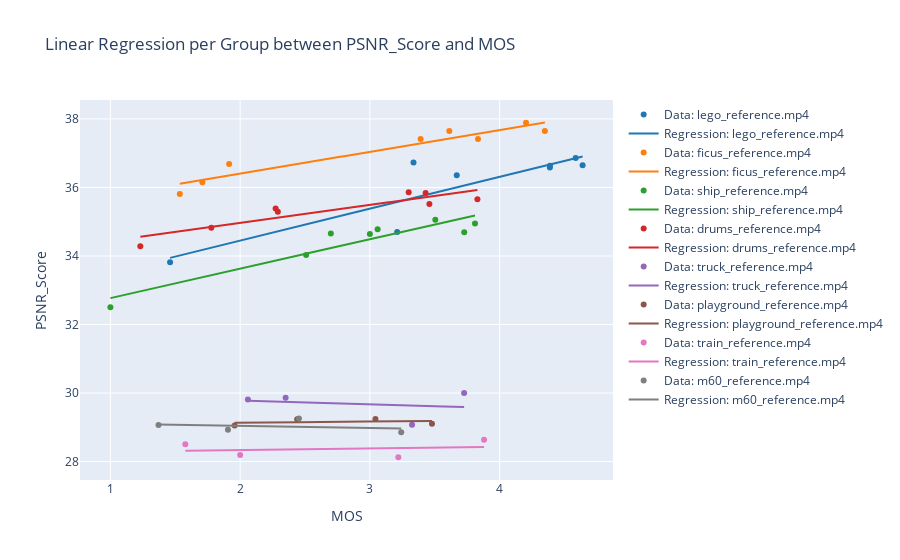

The notebook cell saved with this chart:
### Code cell
display(plot_dists_mos_with_group_regression(scores_df, 'PSNR_Score'))

### Figure 1 — Plotly figure (JSON) as saved in the notebook; plotly's stock layout.template omitted (floating-point values rounded to 4 significant figures; data arrays with more than 128 entries replaced by an {"elided": "..."} marker saying what was removed)
{"data": [{"marker": {"color": "#1f77b4"}, "mode": "markers", "name": "Data: lego_reference.mp4", "type": "scatter", "x": [4.64, 4.586, 4.387, 3.67, 3.336, 4.388, 3.211, 1.46], "y": [36.65, 36.86, 36.58, 36.35, 36.73, 36.63, 34.7, 33.82]}, {"line": {"color": "#1f77b4"}, "mode": "lines", "name": "Regression: lego_reference.mp4", "type": "scatter", "x": {"elided": "400 float values"}, "y": {"elided": "400 float values"}}, {"marker": {"color": "#ff7f0e"}, "mode": "markers", "name": "Data: ficus_reference.mp4", "type": "scatter", "x": [4.349, 4.204, 3.833, 3.612, 1.535, 3.391, 1.709, 1.915], "y": [37.65, 37.89, 37.42, 37.65, 35.81, 37.41, 36.15, 36.68]}, {"line": {"color": "#ff7f0e"}, "mode": "lines", "name": "Regression: ficus_reference.mp4", "type": "scatter", "x": {"elided": "400 float values"}, "y": {"elided": "400 float values"}}, {"marker": {"color": "#2ca02c"}, "mode": "markers", "name": "Data: ship_reference.mp4", "type": "scatter", "x": [3.727, 3.81, 3.504, 3, 3.06, 2.699, 1, 2.509], "y": [34.69, 34.95, 35.06, 34.64, 34.78, 34.66, 32.51, 34.03]}, {"line": {"color": "#2ca02c"}, "mode": "lines", "name": "Regression: ship_reference.mp4", "type": "scatter", "x": {"elided": "400 float values"}, "y": {"elided": "400 float values"}}, {"marker": {"color": "#d62728"}, "mode": "markers", "name": "Data: drums_reference.mp4", "type": "scatter", "x": [3.43, 3.829, 3.459, 3.299, 1.231, 2.273, 2.291, 1.778], "y": [35.84, 35.66, 35.51, 35.86, 34.28, 35.38, 35.29, 34.82]}, {"line": {"color": "#d62728"}, "mode": "lines", "name": "Regression: drums_reference.mp4", "type": "scatter", "x": {"elided": "400 float values"}, "y": {"elided": "400 float values"}}, {"marker": {"color": "#9467bd"}, "mode": "markers", "name": "Data: truck_reference.mp4", "type": "scatter", "x": [3.727, 3.325, 2.06, 2.35], "y": [30.0, 29.07, 29.81, 29.86]}, {"line": {"color": "#9467bd"}, "mode": "lines", "name": "Regression: truck_reference.mp4", "type": "scatter", "x": {"elided": "400 float values"}, "y": {"elided": "400 float values"}}, {"marker": {"color": "#8c564b"}, "mode": "markers", "name": "Data: playground_reference.mp4", "type": "scatter", "x": [3.479, 3.043, 2.44, 1.957], "y": [29.1, 29.24, 29.23, 29.05]}, {"line": {"color": "#8c564b"}, "mode": "lines", "name": "Regression: playground_reference.mp4", "type": "scatter", "x": {"elided": "400 float values"}, "y": {"elided": "400 float values"}}, {"marker": {"color": "#e377c2"}, "mode": "markers", "name": "Data: train_reference.mp4", "type": "scatter", "x": [3.88, 3.219, 2, 1.578], "y": [28.64, 28.13, 28.19, 28.51]}, {"line": {"color": "#e377c2"}, "mode": "lines", "name": "Regression: train_reference.mp4", "type": "scatter", "x": {"elided": "400 float values"}, "y": {"elided": "400 float values"}}, {"marker": {"color": "#7f7f7f"}, "mode": "markers", "name": "Data: m60_reference.mp4", "type": "scatter", "x": [3.241, 2.453, 1.906, 1.371], "y": [28.86, 29.26, 28.93, 29.07]}, {"line": {"color": "#7f7f7f"}, "mode": "lines", "name": "Regression: m60_reference.mp4", "type": "scatter", "x": {"elided": "400 float values"}, "y": {"elided": "400 float values"}}], "layout": {"title": {"text": "Linear Regression per Group between PSNR_Score and MOS"}, "xaxis": {"title": {"text": "MOS"}}, "yaxis": {"title": {"text": "PSNR_Score"}}}}
